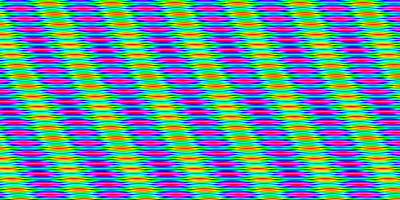
Frame 1 (no input)
Frame 2 (the mouse pressed at the canvas centre, redrawn once): identical to frame 1, image omitted

The Processing sketch that drew this single still picture (run headless with seeded random() and noise(); the mouse was pressed at the canvas centre and the sketch redrawn once):

// Processing sketch: processing_107063
// ── processing_107063.pde

//  R.A. Robertson 2013.08 "Corrugation" ~ www.rariora.org ~
// License: Creative Commons :: Attribution, Share Alike

float colorLevel, amp, frequencyX, frequencyY, paint, diagonal;
boolean toggleLoop = true;

void setup() {
  size(400, 200);
  colorLevel = 255;
  colorMode(HSB, colorLevel);  
  amp = colorLevel / 4;      // See notes.
  frequencyX = 0.1;          // Smaller values make larger corrugations.
  frequencyY = 15.1;          // Play with different frequency ratios.
  diagonal = 0.5;            // For loop values may need to be adjusted when using.
}

void draw() {
  for (int y = 0; y < height; y++) {            
    for (int x = -200; x < width; x++) {
      paint = ((sin(x * frequencyX) + 1.0) * amp) + 
              ((sin(y * frequencyY) + 1.0) * amp); 
//      set(x + int(y * diagonal), y, color(paint));    // Grayscale.
      set(x + int(y * diagonal), y, color(paint, colorLevel, colorLevel));  // HSB.
    }
  }
//  frequencyY += 0.005;                              // Slow, but edifying.
  noLoop();
}

/* ========================== UI ========================== */

void mousePressed() {
  if (mouseButton == LEFT) {
    if (toggleLoop) { 
      noLoop();
      cursor();
      toggleLoop = false;
    }
    else { 
      loop(); 
      toggleLoop = true;
    }
  }
}

/* ========================== NOTES ========================== 

Sine wave corrugation and textile weave pattern generator.

For simple 1 dimensional corrugation, set either X or Y frequency to 0.
For 2D egg carton type corrugation, set X and Y frequencies equally.
This is most apparent in grayscale mode, default frequency around 0.1.
Set diagonal to 0 for vertical and/or horizontal corrugation.

X and Y sine values are in the range of -1 and 1.
Add 1 to bring the range from 0 to 2 so we have only positive color values.
Now, maximum sine value = 2, so we multiply by an amp value for max colorLevel,
but X and Y each are 1/2 the total so our amp must be 1/4 colorLevel.
i.e. (2 * 63.75) + (2 * 63.75) = 255 where sine of X & Y are at maximum.

*/
